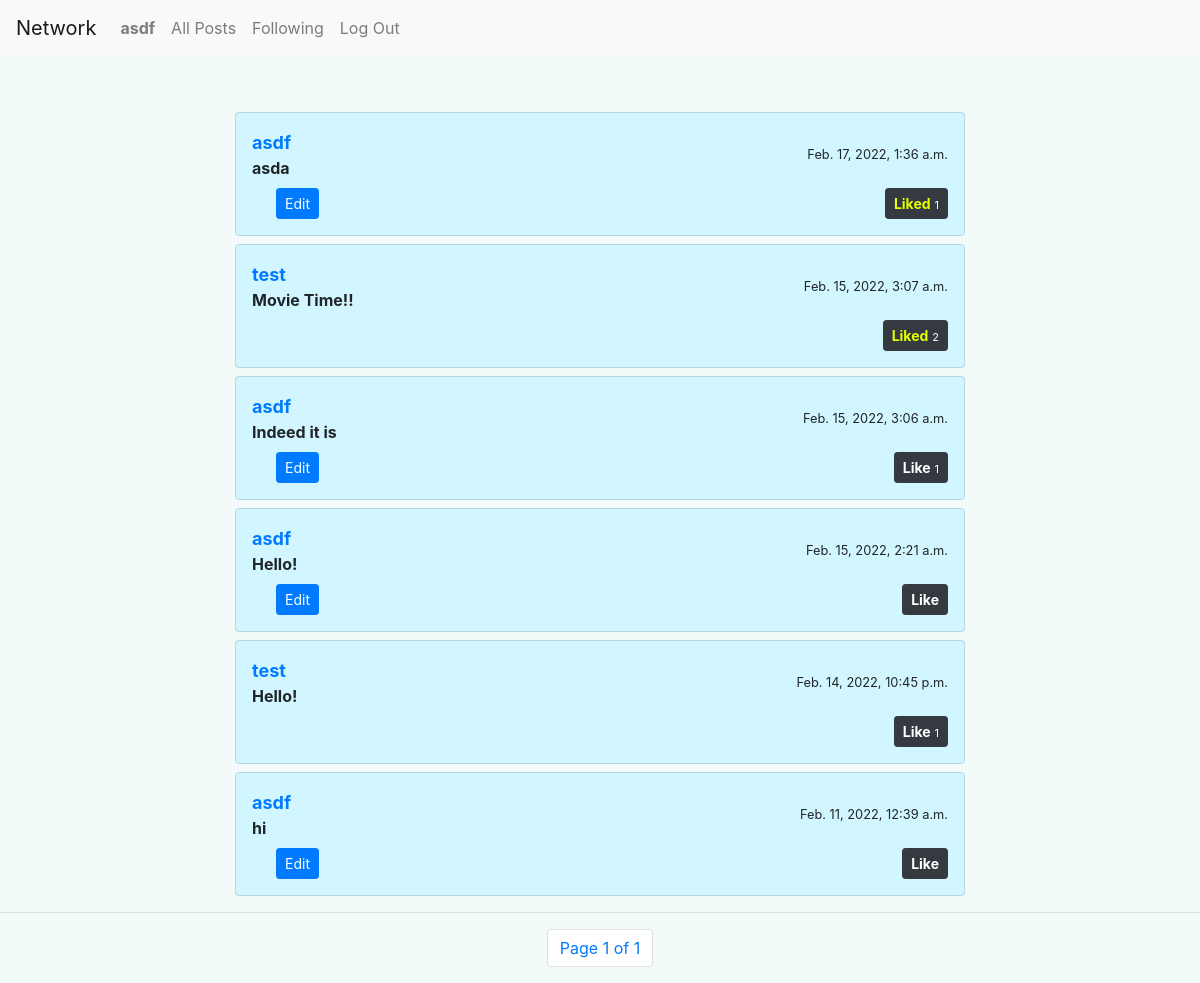
The app's page /following/asd (signed in) with its own data.
### network/models.py (models this page shows, shortened)
class User(AbstractUser):
    followers = models.ManyToManyField('User', null=True ,related_name="followed")
    def __str__(self):
        return f"{self.username}"

class Post(models.Model):
    creator = models.ForeignKey(User , on_delete=CASCADE, related_name="creatorPosts")
    body = models.TextField(max_length=400)
    created = models.DateTimeField(auto_now_add=True)
    updated = models.DateTimeField(auto_now=True)
    liked = models.ManyToManyField(User, blank=True, null=True)
    likeNum = models.PositiveIntegerField(default=0)
    class Meta:
        ordering = ['-created']

### network/views.py (the view)
# urls.py: path("following/<str:user>", views.following, name="following"),
def following(request, user):
    if not request.user.is_authenticated:
        return HttpResponseRedirect(reverse('login'))
    userid = User.objects.get(username = user).id
    profile = User.objects.filter(followers = userid)
    posts = Post.objects.filter(creator__in = profile)
    paginator = Paginator(posts, 10)
    page_number = request.GET.get('page')
    page_obj = paginator.get_page(page_number)
    print (profile)
    return render(request, "network/following.html", {
        "posts" : posts,
        'page_obj': page_obj
        })

### network/templates/network/following.html (shortened to what this page needs)
{% extends "network/layout.html" %}
{% load crispy_forms_tags %}
{% block body %}
<div class="container mt-5">
    <div class="row d-flex justify-content-center">
        <div class="col-md-8">
            {% for post in page_obj %}
            <div class="card p-3 mt-2" style="background-color: rgb(210, 246, 255);">
                <div class="d-flex justify-content-between align-items-center">
                    <div class="user d-flex flex-row align-items-center">  <span><small class="font-weight-bold text-primary" style="font-size: large;"><a href="{% url 'profile' post.creator %}">{{ post.creator }}</a></small>
                    <div class="post font-weight-bold" id="body{{post.id}}">{{ post.body }}</div>
                    </span> </div> <small>{{ post.created }}</small>
                </div>
                <div class="action d-flex justify-content-between mt-2 align-items-center">
                    <div class="reply px-4"> <small>
                        {% if  post.creator  ==  request.user  %}
                        <button onclick="editPost(`{{post.id}}`)" id="editBtn{{post.id}}" class="btn btn-primary btn-sm">Edit</button>
                        {% endif %}
                        </small> </div>
                    <div class="icons align-items-center"> <i class="fa fa-check-circle-o check-icon text-primary">
                        <button onclick="likePost(`{{post.id}}`)" id="likeBtn{{ post.id }}" type="button" class="btn btn-dark btn-sm">
                            {% if request.user in post.liked.all %}
                            <b style="color: rgb(229, 255, 0);">Liked</b> <small style="font-size: 11px;">{{ post.liked.all.count }}</small>
                            {% else %}
                            <b>Like</b> <small style="font-size: 11px;">
                            {% if post.liked.all.count > 0%}{{ post.liked.all.count }}{% endif %}</small>{% endif %}</button>
                    </i> </div>
                </div>
            </div>
            {% endfor %}
        </div>
    </div>
</div>
<hr>
<nav aria-label="Page navigation example">
    <ul class="pagination justify-content-center">
      <li class="page-item"><a class="page-link" href="#">Page {{ page_obj.number }} of {{ page_obj.paginator.num_pages }}</a></li>
    </ul>
  </nav>
{% endblock %}

### network/templates/network/layout.html (shortened to what this page needs)
{% load static %}
{% load crispy_forms_tags %}
<!DOCTYPE html>
<html lang="en">
    <head>
        <link rel="stylesheet" href="https://stackpath.bootstrapcdn.com/bootstrap/4.4.1/css/bootstrap.min.css">
        <link href="{% static 'network/styles.css' %}" rel="stylesheet">
    </head>
    <body style="background-color: rgb(243, 250, 250);">
        <nav class="navbar navbar-expand-lg navbar-light bg-light">
            <a class="navbar-brand" href="{% url 'index' %}">Network</a>
            <div>
              <ul class="navbar-nav mr-auto">
                {% if user.is_authenticated %}
                    <li class="nav-item">
                        <a class="nav-link" href="{% url 'profile' user.username %}"><strong>{{ user.username }}</strong></a>
                    </li>
                {% endif %}
                <li class="nav-item">
                  <a class="nav-link" href="{% url 'index' %}">All Posts</a>
                </li>
                {% if user.is_authenticated %}
                    <li class="nav-item">
                        <a class="nav-link" href="{% url 'following' user.username %}">Following</a>
                    </li>
                    <li class="nav-item">
                        <a class="nav-link" href="{% url 'logout' %}">Log Out</a>
                    </li>
                {% endif %}
              </ul>
            </div>
          </nav>
        <div class="body">
            {% block body %}
            {% endblock %}
        </div>
    </body>
</html>

### records on screen
User: username "asdf"
Post: creator "asdf", body "asda", created "Feb. 17, 2022, 1:36 a.m.", liked.all.count "1"
Post: creator "test", body "Movie Time!!", created "Feb. 15, 2022, 3:07 a.m.", liked.all.count "2"
Post: creator "asdf", body "Indeed it is", created "Feb. 15, 2022, 3:06 a.m.", liked.all.count "1"
Post: creator "asdf", body "Hello!", created "Feb. 15, 2022, 2:21 a.m.", shows "Like"
Post: creator "test", body "Hello!", created "Feb. 14, 2022, 10:45 p.m.", liked.all.count "1"
Post: creator "asdf", body "hi", created "Feb. 11, 2022, 12:39 a.m.", shows "Like"

### other values on screen
{{ page_obj.number }} "1"
{{ page_obj.paginator.num_pages }} "1"
